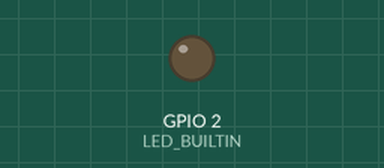
A program run on a simulated ESP8266 (Wemos D1 mini). Parts: output pins drawn as LEDs (lit = HIGH, except the on-board LED, lit = LOW). WiFi joins after 1.5 s; servers stay silent unless stated; what the program prints to the serial monitor is not drawn.

Above: at 2.0 s.
At 4.05 s:
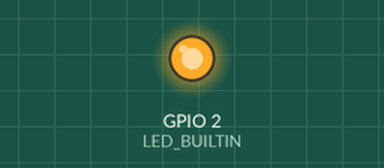
Timing chart, 0 to 4.5 s (numbered marks = the images above):
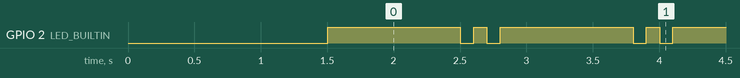

The program:

main.cpp
```cpp
#include <Arduino.h>

// Personnal ID and credentials
#include "ids.h"

// WIFI
#include <ESP8266WiFi.h>
#include <WiFiClient.h>
#include <ESP8266mDNS.h>
//#include <ESP8266WebServer.h>

// information :
//  For WEMOS D1 R1, the LED_BUILTIN value is inverter:
//  HIGH to turn the LED OFF
//  LOW to turn the LED ON

void setup()
{
  // initialize LED digital pin as an output.
  pinMode(LED_BUILTIN, OUTPUT);

  Serial.begin(115200);
  WiFi.mode(WIFI_STA);
  WiFi.begin(ssid, password);
  Serial.println("");

  // Wait for connection
  while (WiFi.status() != WL_CONNECTED)
  {
    delay(500);
    Serial.print(".");
  }

  // DNS check
  if (MDNS.begin("esp8266"))
  {
    Serial.println("MDNS responder started");
  }
}

void loop()
{
  // turn the LED OFF (HIGH is the voltage level)
  digitalWrite(LED_BUILTIN, HIGH);
  // wait for ms
  delay(1000);
  // turn the LED ON by making the voltage LOW
  digitalWrite(LED_BUILTIN, LOW);
  // wait for ms
  delay(100);
  // turn the LED OFF (HIGH is the voltage level)
  digitalWrite(LED_BUILTIN, HIGH);
  // wait for ms
  delay(100);
  // turn the LED ON by making the voltage LOW
  digitalWrite(LED_BUILTIN, LOW);
  // wait for a   // wait for ms
  delay(100);
}
```

ids.h
```cpp
// Customization of the personnal credential, settings, passwords...

// WIFI
const char* ssid = "........";
const char* password = "........";
```

Measured:
- by itself, GPIO 2 (LED_BUILTIN): repeats every 1.3 s: LOW 0.10 s, HIGH 0.10 s, LOW 0.10 s, HIGH 1.0 s
